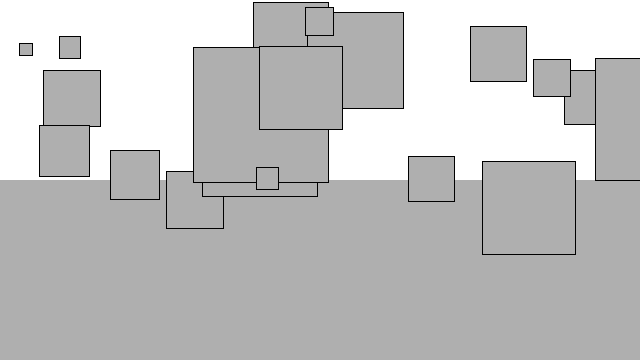
Frame 1 (no input)
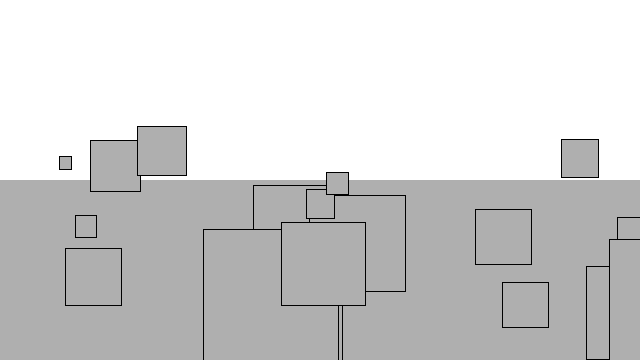
Frame 60 (the mouse pressed at the canvas centre just before this capture)
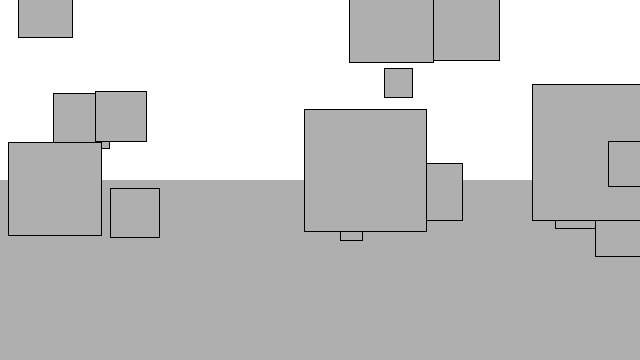
Frame 120 (the mouse held since frame 60 and released just before this capture)

The Processing sketch that drew these frames (run headless with seeded random() and noise(); from frame 60 on, the mouse is pressed at the canvas centre):

// Processing sketch: sketch_2_8_Air_Fluid_Resistance
// ── sketch_2_8_Air_Fluid_Resistance.pde
class Mover {
  
  PVector location;
  PVector velocity;
  PVector acceleration;
  
  float size;
  float mass;
  
  Mover(float m, float x, float y, float s){
    size = s * m;
    location = new PVector(x, y);
    velocity = new PVector(0,0);
    acceleration = new PVector(0, 0);
    mass = m;
  }
     
  boolean isInside(Liquid l){
    if (location.x+size>l.x && location.x<l.x+l.w && location.y>l.y && location.y<l.y+l.h) {
      return true;
    } else {
      return false;
    }
  }

  void drag(Liquid l){
    float speed = velocity.mag();
    float dragMagnitude = l.c * speed * speed;
    println(dragMagnitude);
    
    PVector drag = velocity.copy();
    drag.normalize();
    drag.rotate(-HALF_PI);
    drag.mult(dragMagnitude);
    drag.div(mass);

    applyForce(drag);
  }
  
  void update(){
    
    //if(location.x > 0 && location.x < 100 && location.y > height/2 && location.y < height/2 + 100){
    //  println("apply");
      //float c = 0.1;
      //PVector friction = velocity.copy();
      //friction.mult(-1);
      //friction.normalize();
      //friction.mult(c);
      //this.applyForce(friction);
      
    //  float c = 0.1;
    //  float speed = velocity.mag();
    //  float dragMagnitude = c * speed * speed;
    //  PVector drag = velocity.copy();
    //  drag.mult(-1);
    //  drag.normalize();
    //  drag.mult(dragMagnitude);
    //}
    
    //if(location.x > width-100 && location.x < width && location.y > height/2 && location.y < height/2 + 100){
    //  println("applySpeedUp");
    //  PVector speedUp = acceleration.copy();
    //  speedUp.mult(10);
    //  this.applyForce(speedUp);    
    //}
    
    
    
    velocity.add(acceleration);
    location.add(velocity);
    acceleration.mult(0);
  }
  
  void applyForce(PVector force){
    PVector f = PVector.div(force, mass);
    acceleration.add(f);
  }
  
  void display(){
    stroke(0);
    fill(175);
    rect(location.x, location.y, size,size);
  }
  
  void checkEdges(){
    if (location.x > width) {
      //location.x = width;
      //velocity.x *= -1;
      location.x = 0;
    } else if (location.x < 0) {
      velocity.x *= -1;
      location.x = 0;
    }

    if (location.y > height-size) {
      //velocity.y *= -1;
      //location.y = height-size;
      location.y = height-size;
    }

  }
  
}
// ── Liquid.pde
class Liquid {
  float x,y,w,h;
  float c;
  
  Liquid(float x_, float y_, float w_, float h_, float c_){
    x = x_;
    y = y_;
    w = w_;
    h = h_;
    c = c_;
  }
  
  void display(){
    noStroke();
    fill(175);
    rect(x,y,w,h);
  }
}
// ── main.pde

Mover[] movers = new Mover[20];
Liquid liquid;

void settings(){
  size(640, 360);
}

void setup() {
  liquid = new Liquid(0, height/2, width, height/2, 0.1);
  for (int i = 0; i < movers.length; i++) {
    movers[i] = new Mover(random(1, 4), random(0, width), random(0, height/2), random(10, 50));
  }
}


void draw() {
  background(255);
  liquid.display();
  for (int i = 0; i < movers.length; i++) {
    
    if(movers[i].isInside(liquid)){
      movers[i].drag(liquid);
    }

    //PVector wind = new PVector(0.01, 0);
    PVector gravity = new PVector(0, 0.1*movers[i].mass);
    
    //movers[i].applyForce(wind);
    movers[i].applyForce(gravity);

    movers[i].update();
    movers[i].display();
    movers[i].checkEdges();
  }
}
